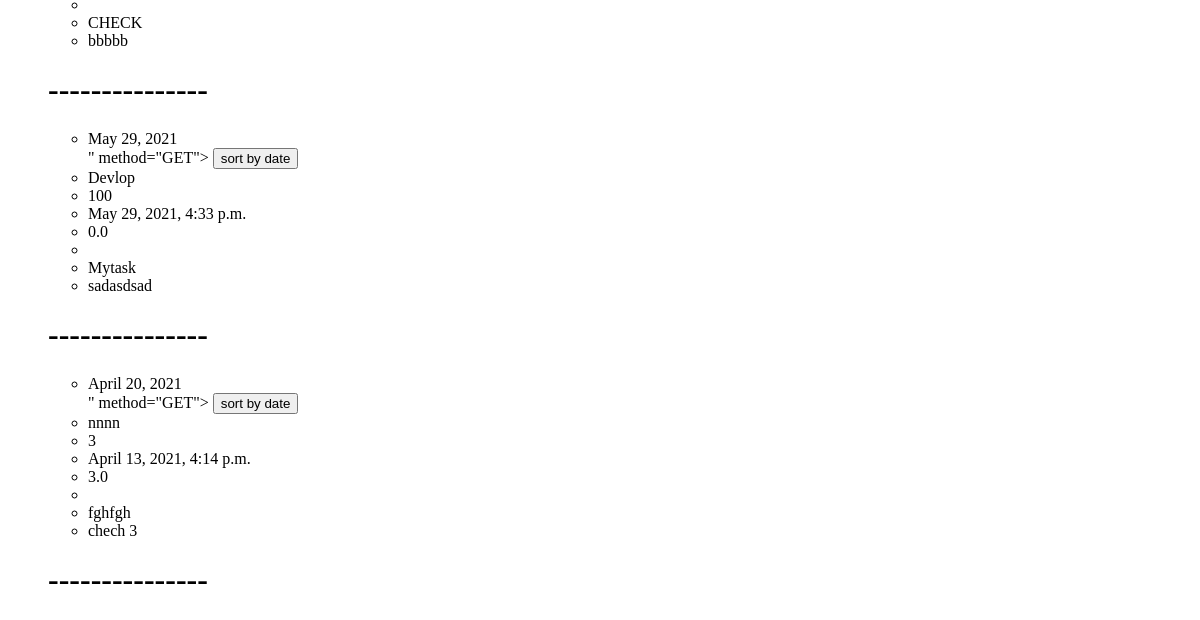
/tasks/ (lower part), run on an earlier commit of the app's database.
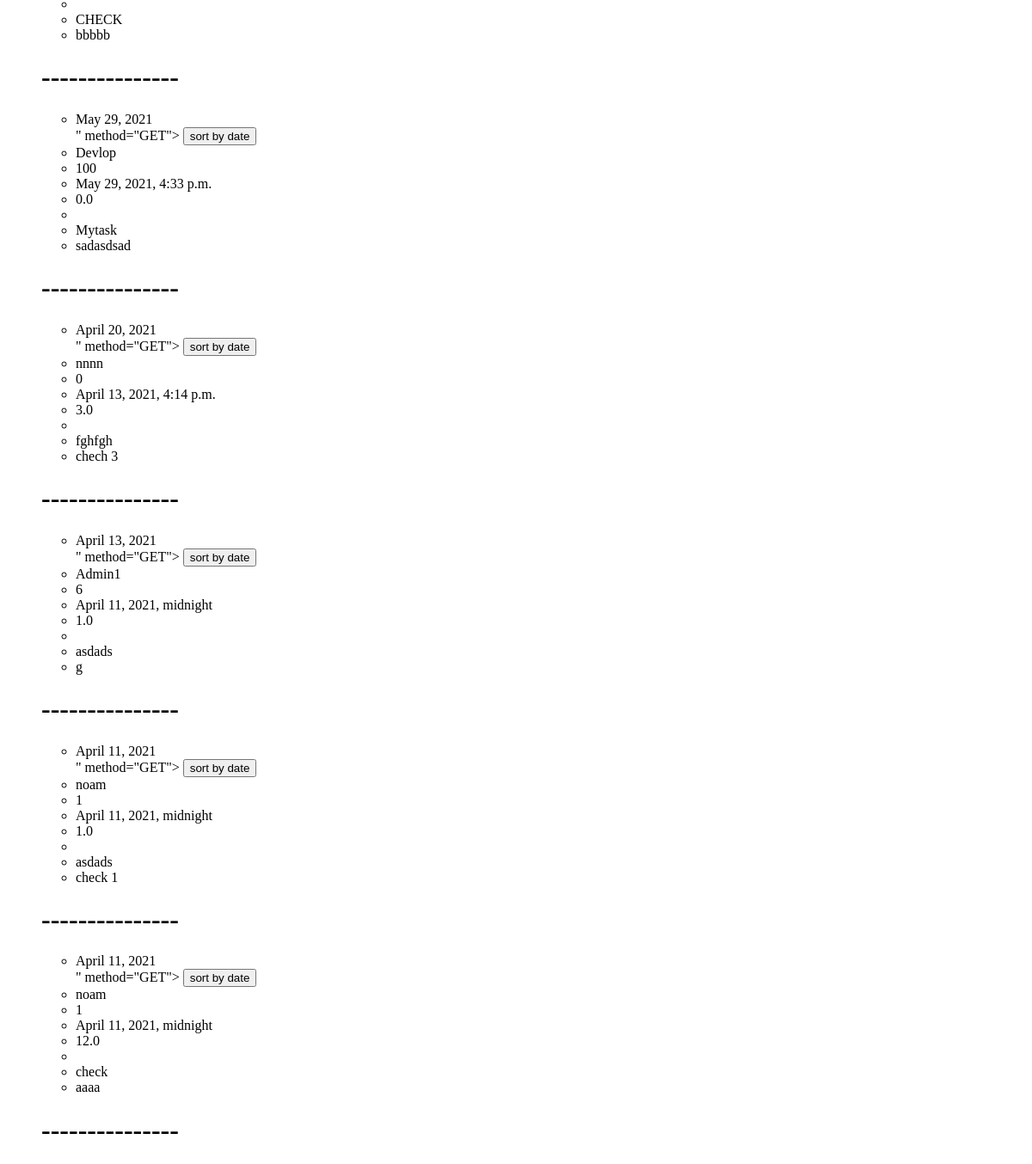
And on a later commit of the database.
### work/models.py (models this page shows, shortened)
class Task(models.Model):
    startTime = models.DateField(null=False)
    endTime = models.DateField(null=False)
    inCharge = models.ForeignKey(User, on_delete=models.CASCADE)
    workDone = models.IntegerField(default=0, validators=[MaxValueValidator(100), MinValueValidator(0)])
    lastUpdate = models.DateTimeField(null=False)
    cost = models.FloatField(null=False, default=0)
    TaskName = models.CharField(max_length=300, null=False)
    Description = models.CharField(max_length=500, null=True)
    projectnum = models.ForeignKey(project, on_delete=models.CASCADE)
    inSprint = models.BooleanField(default=False)

### pages/views.py (the view)
# urls.py: path('tasks/', task_views,name='tasks_views'),
def task_views(request, *args, **kwargs):
    obj = Task.objects.order_by()
    return render(request, "task.html", {'tasks': obj, })

### templates/task.html (shortened to what this page needs)
<!DOCTYPE HTML PUBLIC "-//W3C//DTD HTML 4.01 Transitional//EN"
        "http://www.w3.org/TR/html4/loose.dtd">
<html>
<head>
</head>
<body>
    <ul>
        {% for t in tasks %}
            <ul>
                <li>{{ t.startTime }}</li>
    <form action={{ t.get_absoulte_url}}>" method="GET">
        <input type="submit" value="sort by date">
    </form>
                <li>{{ t.inCharge }}</li>
                <li>{{ t.workDone }}</li>
                <li>{{ t.lastUpdate }}</li>
                <li>{{ t.cost }}</li>
                <li>{{ t.subTasks }}</li>
                <li>{{ t.TaskName }}</li>
                <li>{{ t.Description }}</li>
            </ul>
             <h1>---------------</h1>
        {% endfor %}
    </ul>
</body>
</html>

What changed in the data, as far as the page shows it:
changed Task "April 20, 2021": workDone "3" → "0"
added Task: startTime "April 13, 2021", inCharge "Admin1", workDone "6", lastUpdate "April 11, 2021, midnight", cost "1.0", TaskName "asdads", Description "g"
added Task: startTime "April 11, 2021", inCharge "noam", workDone "1", lastUpdate "April 11, 2021, midnight", cost "1.0", TaskName "asdads", Description "check 1"
added Task: startTime "April 11, 2021", inCharge "noam", workDone "1", lastUpdate "April 11, 2021, midnight", cost "12.0", TaskName "check", Description "aaaa"
